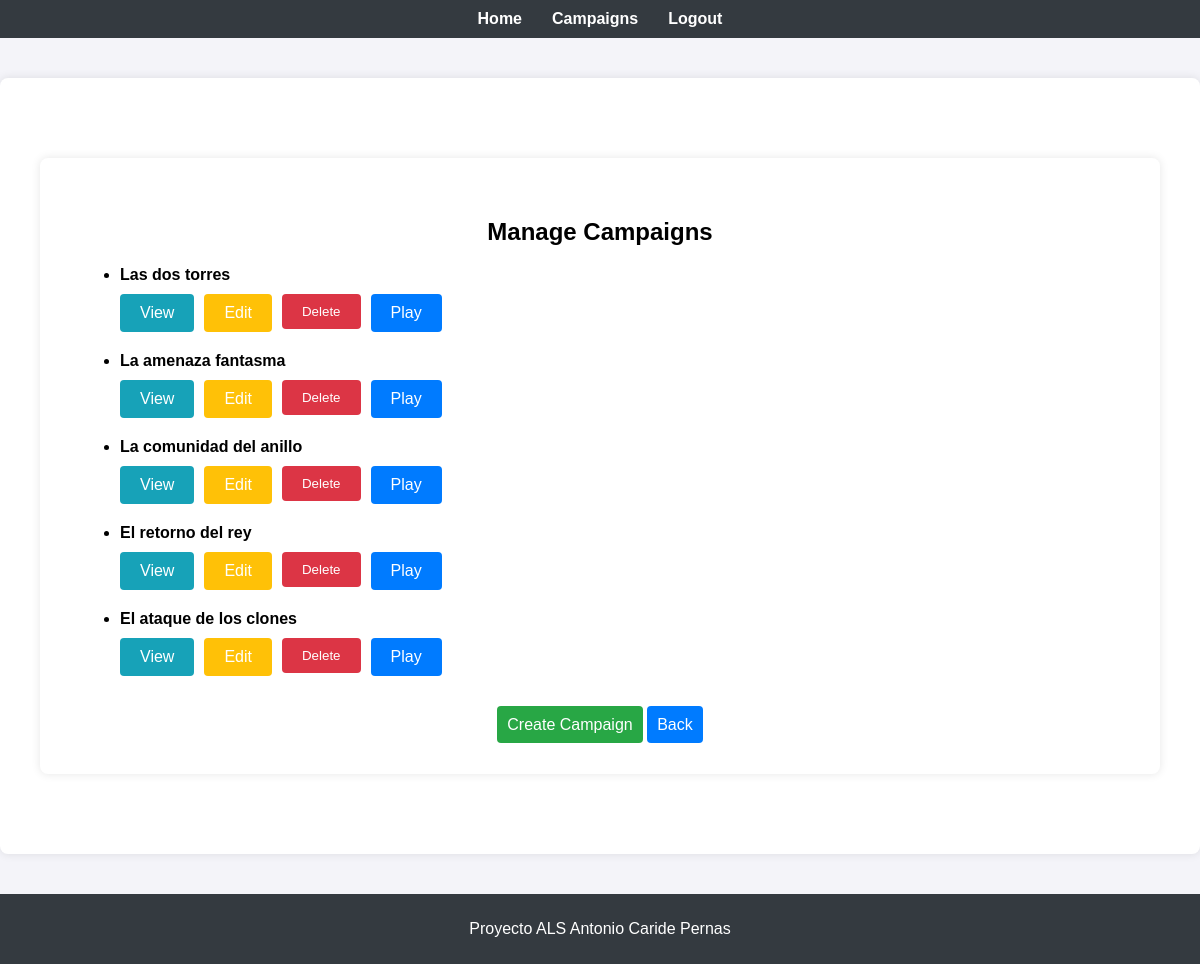
/campaigns/ (signed in), run on the app's committed database.
### app/models/campaign.py (models this page shows, shortened)
class Campaign(db.Model):
    id = db.Column(db.Integer, primary_key=True)
    name = db.Column(db.String(150), nullable=False)
    master_id = db.Column(db.Integer, db.ForeignKey('user.id'), nullable=False)
    is_public = db.Column(db.Boolean, default=False)
    allowed_players = db.relationship('User', secondary=allowed_players, lazy='subquery',
                                      backref=db.backref('campaigns', lazy=True))

### app/routes/campaigns.py (the view)
@campaigns_bp.route('/')
@login_required
def list_campaigns():
    if current_user.role == 'master':
        campaigns = Campaign.query.filter_by(master_id=current_user.id).all()
    else:
        campaigns = Campaign.query.filter(
            (Campaign.is_public == True) |
            (Campaign.allowed_players.any(id=current_user.id))
        ).all()
    return render_template('campaigns/list.html', campaigns=campaigns)

### app/templates/campaigns/list.html (shortened to what this page needs)
<!DOCTYPE html>
<html lang="en">
<head>
    <link rel="stylesheet" href="{{ url_for('static', filename='styles.css') }}">
</head>
</html>
{% extends "base.html" %}
{% block content %}
<div class="container">
    <h2>Manage Campaigns</h2>
    <ul>
        {% for campaign in campaigns %}
        <li class="campaign-item">
            <strong>{{ campaign.name }}</strong>
            <div class="button-group">
                <a href="{{ url_for('campaigns.view_campaign', campaign_id=campaign.id) }}" class="btn view-button">View</a>
                {% if current_user.role == 'master' %}
                <a href="{{ url_for('campaigns.edit_campaign', campaign_id=campaign.id) }}" class="btn edit-button">Edit</a>
                <form method="POST" action="{{ url_for('campaigns.delete_campaign', campaign_id=campaign.id) }}" style="display:inline;">
                    <button type="submit" class="btn delete-button">Delete</button>
                </form>
                <a href="{{ url_for('campaigns.play_campaign', campaign_id=campaign.id) }}" class="btn play-button">Play</a>
                {% endif %}
            </div>
        </li>
        {% endfor %}
    </ul>
    <div class="button-container">
        {% if current_user.role == 'master' %}
        <a href="{{ url_for('campaigns.create_campaign') }}" class="create-button">Create Campaign</a>
        {% endif %}
        <a href="{{ url_for('main.operations') }}" class="back-button">Back</a>
    </div>
</div>
{% endblock %}

### app/static/styles.css (style rules this page uses)
body { font-family: Arial, sans-serif; background-color: #f4f4f4; margin: 0; padding: 0; }
.container { max-width: 600px; margin: 50px auto; padding: 20px; background-color: #fff; box-shadow: 0 0 10px rgba(0, 0, 0, 0.1); }
h2 { text-align: center; margin-bottom: 20px; }
button { width: 100%; padding: 10px; background-color: #007bff; color: #fff; border: none; cursor: pointer; }

### app/templates/campaigns/list.html (style rules this page uses)
.back-button { margin-top: 20px; padding: 10px; background-color: #007bff; color: #fff; border: none; border-radius: 4px; cursor: pointer; text-decoration: none; }
.create-button { margin-top: 20px; padding: 10px; background-color: #28a745; color: #fff; border: none; border-radius: 4px; cursor: pointer; text-decoration: none; }
.button-group { display: flex; flex-wrap: wrap; gap: 10px; margin-top: 10px; }
.button-group .btn { padding: 10px 20px; border: none; border-radius: 4px; cursor: pointer; text-decoration: none; color: #fff; }
.edit-button { background-color: #ffc107; }
.delete-button { background-color: #dc3545; }
.view-button { background-color: #17a2b8; }
.play-button { background-color: #007bff; }
.campaign-item { margin-bottom: 20px; }
.button-container { text-align: center; margin-top: 40px; }

### app/templates/base.html (style rules this page uses)
body { font-family: Arial, sans-serif; background-color: #f4f4f9; margin: 0; padding: 0; }
.container { max-width: 1200px; margin: 40px auto; padding: 40px; background-color: #fff; border-radius: 8px; box-shadow: 0 0 10px rgba(0, 0, 0, 0.1); }

### data on the page
Campaign: name "Las dos torres"
Campaign: name "La amenaza fantasma"
Campaign: name "La comunidad del anillo"
Campaign: name "El retorno del rey"
Campaign: name "El ataque de los clones"
